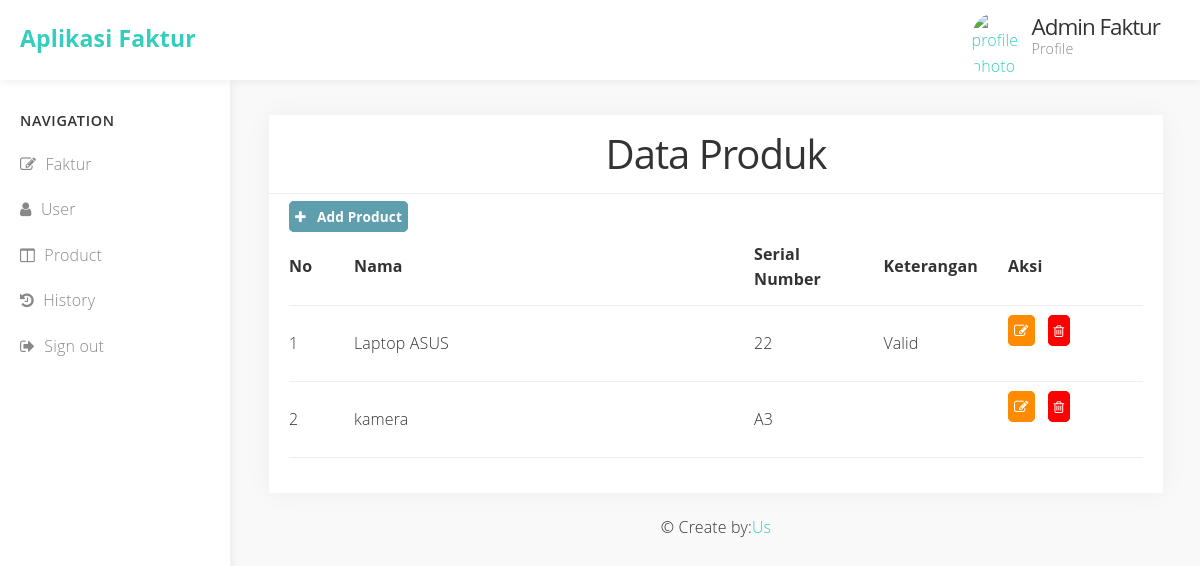
Screenshot of /index.php/produk/ListProduk with the database file from the repository.
### tables this page shows
CREATE TABLE `produk` (
  `nama` varchar(50) NOT NULL,
  `serial_number` varchar(10) NOT NULL,
  `id` int(11) NOT NULL,
  `keterangan` varchar(255) NOT NULL
);

### application/controllers/Produk.php (called while the page is built, shortened)
<?php
class Produk extends CI_Controller {
	function __construct()
	{
		$this->load->library('form_validation');
		$this->load->model('M_produk');
	}
	public function ListProduk()
	{
		$data['dataProduk']=$this->M_produk->selectAll();
		$this->load->view('produk',$data);
	}
}

### index.php (called while the page is built, shortened)
<?php
require_once BASEPATH.'core/CodeIgniter.php';

### application/models/M_produk.php (called while the page is built, shortened)
<?php
class M_produk
 extends CI_Model {
	function selectAll()
   {
		$this->db->order_by("id");
		return $this->db->get('produk')->result();
   }
}

### application/views/produk.php (the view, shortened to what this page needs)
<!DOCTYPE html>
<html lang="en">
<head>
	<link rel="stylesheet" href="<?php echo base_url(); ?>assets/template_admin/css/dropdown.css">
	<link rel="stylesheet" href="<?php echo base_url(); ?>assets/template_admin/css/font-awesome.min.css">
	<link rel="stylesheet" href="<?php echo base_url(); ?>assets/template_admin/css/normalize.css">
	<link rel="stylesheet" href="<?php echo base_url(); ?>assets/template_admin/css/milligram.min.css">
	<link rel="stylesheet" href="<?php echo base_url(); ?>assets/template_admin/css/styles.css">
</head>
<body>
	<div class="navbar">
		<div class="row">
			<div class="column column-30 col-site-title"><a href="#" class="site-title float-left">Aplikasi Faktur</a></div>
			<div class="column column-30">
				<div class="user-section"><a href="#">
					<img src="https://www.webmedia.link/sites/default/files/pictures/picture-1-1505503146.png" alt="profile photo" class="circle float-left profile-photo" width="50" height="auto">
					<div class="username">
						<h4>Admin Faktur</h4>
						<p>Profile</p>
					</div>
				</a></div>
			</div>
		</div>
	</div>
	<div class="row">
		<div id="sidebar" class="column">
			<h5>Navigation</h5>
			<ul>
				<li><a href="<?php echo base_url('Faktur/ListFaktur'); ?>"><em class="fa fa-pencil-square-o"></em> Faktur</a>
				<li><a href="<?php echo base_url('User/ListUser'); ?>"><em class="fa fa-user"></em> User</a></li>
				<li><a href="<?php echo base_url('Produk/ListProduk'); ?>"><em class="fa fa-columns"></em> Product</a></li>
				<li><a href="<?php echo base_url('History/history'); ?>"><em class="fa fa-history"></em> History</a></li>
				<li><a href="<?php echo base_url('Auth/logout'); ?>"><em class="fa fa-sign-out"></em> Sign out</a></li>
			</ul>
		</div>
		<section id="main-content" class="column column-offset-20">
<body>
<div class="row grid-responsive">
	<div class="column ">
		<div class="card">
		<div class="card-title">
	<center><h1>Data Produk</h1></center>
	</div>
		<div class="card-block">
	<div class="pull-left">
        <a href="<?php echo base_url('Produk/index'); ?>" class="MyButton2"><em class="fa fa-plus"></em>&nbsp; &nbsp;Add Product</a>
    </div>
	<table>
		<thead>
			<tr>
				<th width="50px">No</th>
				<th width="400px">Nama</th>
				<th>Serial Number</th>
				<th>Keterangan</th>
				<th width="150px">Aksi</th>
			</tr>
		</thead>
		<?php
		$no = 1;
		foreach($dataProduk as $produk){
		?>
		<tbody>
			<tr>
				<td><?php echo $no++ ?></td>
				<td><?php echo $produk->nama ?></td>
				<td><?php echo $produk->serial_number ?></td>
				<td><?php echo $produk->keterangan ?></td>
				<td><a class="MyButton" href="<?php echo site_url('Produk/Update_produk/'.$produk->id);?>"><em class="fa fa-pencil-square-o"></em></a>&nbsp;&nbsp;
				<a class="MyButton1" href="<?php echo site_url('Produk/Delete_produk/'.$produk->id);?>"><em class="fa fa-trash-o"></em></a> <br><br>
				</td>
			</tr>
		</tbody>
		<?php } ?>
	</table>
</div>
</div>
</div>
</div>
</body>
</html>
<p align="center">&copy; Create by:<a href="http://bandungtechnologyzone.co.id">Us</a></p>

### assets/template_admin/css/dropdown.css (style rules this page uses)
body { background-image: url('background.png'); }

### assets/template_admin/css/styles.css (style rules this page uses)
body { background: #f9f9f9; height: 100%; width: 100%; overflow-x: hidden; font-size: 1.6em; font-family: "Open Sans", "Helvetica Neue", Helvetica, Arial, sans-serif; color: #333; }
h1, h2, h3, h4, h5, h6 { font-weight: 500; letter-spacing: -.1rem; margin-bottom: 2.0rem; margin-top: 0; }
h1 { font-size: 2.5em; }
h4 { font-size: 1.4em; }
h5, h6 { color: #555; text-transform: uppercase; font-size: 0.9em; letter-spacing: .05em; font-weight: 600; margin-bottom: 1rem; }
a { color: #35cebe; }
.circle { border-radius: 499rem; }
td, th { border-bottom: 0.1rem solid #eee; }
.navbar { position: fixed; z-index: 1; width: 100%; background: #fff; height: 80px; padding: 20px 0; box-shadow: 0px 3px 8px rgba(0, 0, 0, 0.05); }
.navbar a.site-title { color: #222; color: #35cebe; font-size: 2.3rem; font-weight: bold; display: block; margin: 0 20px 10px 20px; }
#sidebar { position: fixed; z-index: 0; width: 20% !important; background: #fff; padding: 10px 30px !important; box-shadow: 3px 0px 8px rgba(0, 0, 0, 0.05); margin-top: 80px; height: 100%; }
#sidebar h1, #sidebar h2, #sidebar h3, #sidebar h4, #sidebar h5, #sidebar h6 { color: #333; margin-top: 20px; margin-bottom: 0; }
#sidebar ul { margin-top: 10px; margin-left: -20px; margin-right: -30px; }
#sidebar ul li { list-style: none; margin: 0; padding: 0; }
#sidebar ul li a { display: block; padding: 10px 20px; color: #888; }
#sidebar ul li a .fa { margin-right: 5px; }
#main-content { width: 80% !important; padding: 20px 3.5rem !important; margin-top: 95px; margin-right: 12px; }
.card { background: #fff; box-shadow: 0px 0px 25px rgba(0, 0, 0, 0.05); margin-bottom: 2.2rem; }
.card .card-title { border-bottom: 1px solid #eee; padding: 15px 20px; }
.card .card-title h1, .card .card-title h2, .card .card-title h3, .card .card-title h4, .card .card-title h5, .card .card-title h6 { margin: 0; padding: 0; }
.card .card-block { padding: 10px 20px; }
.user-section { margin-top: -8px; margin-right: 40px; }
.user-section a { float: right; }
.user-section img { margin-right: 10px; float: left; }
.user-section .username { color: #333; float: right; text-align: left; }
.user-section .username h4 { margin-bottom: -.5rem; }
.user-section .username p { color: #888; font-size: .9em; }

### application/views/produk.php (style rules this page uses)
a.MyButton { width: 200px; padding: 5px; cursor: pointer; font-weight: bold; font-size: 90%; background: #FF8C00; color: #fff; border: 1px solid #FF8C00; border-radius: 5px; }
a.MyButton1 { width: 200px; padding: 5px; cursor: pointer; font-weight: bold; font-size: 85%; background: red; color: #fff; border: 1px solid red; border-radius: 5px; }
a.MyButton2 { width: 200px; padding: 5px; cursor: pointer; font-weight: bold; font-size: 85%; background: #5F9EAD; color: #fff; border: 1px solid #5F9EAD; border-radius: 5px; }

### rows the page displays
produk: nama "Laptop ASUS", serial_number "22", keterangan "Valid"
produk: nama "kamera", serial_number "A3"
